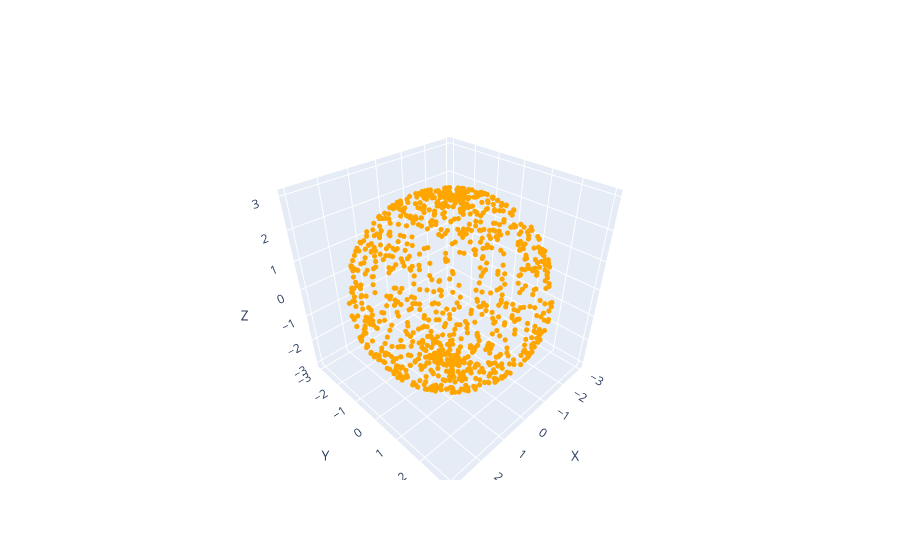

Notebook code for this chart:
### Markdown cell above
### Génération du nuage de points

>Généré aléatoirement (pour le moment)

### Code cell
def generate_spherical_points(radius, num_points):
    # Génération de points selon une distribution sphérique
    theta = np.random.uniform(0, np.pi, num_points)
    phi = np.random.uniform(0, 2 * np.pi, num_points)
    x = radius * np.sin(theta) * np.cos(phi)
    y = radius * np.sin(theta) * np.sin(phi)
    z = radius * np.cos(theta)
    points = np.column_stack((x, y, z))
    
    return points

# Générer les points
points = generate_spherical_points(3, NUM_POINTS)

# Créer une figure 3D avec Plotly
fig = go.Figure(data=[go.Scatter3d(x=points[:, 0], y=points[:, 1], z=points[:, 2], mode='markers',
                                   marker=dict(color='orange', size=3))])

# Configurer les étiquettes des axes
fig.update_layout(scene=dict(xaxis_title='X', yaxis_title='Y', zaxis_title='Z'))

# Afficher la figure
fig.show()

### Figure 1 — Plotly figure (JSON) as saved in the notebook; plotly's stock layout.template omitted (floating-point values rounded to 4 significant figures; data arrays with more than 128 entries replaced by an {"elided": "..."} marker saying what was removed)
{"data": [{"marker": {"color": "orange", "size": 3}, "mode": "markers", "type": "scatter3d", "x": {"elided": "1000 float values"}, "y": {"elided": "1000 float values"}, "z": {"elided": "1000 float values"}}], "layout": {"scene": {"xaxis": {"title": {"text": "X"}}, "yaxis": {"title": {"text": "Y"}}, "zaxis": {"title": {"text": "Z"}}}}}
